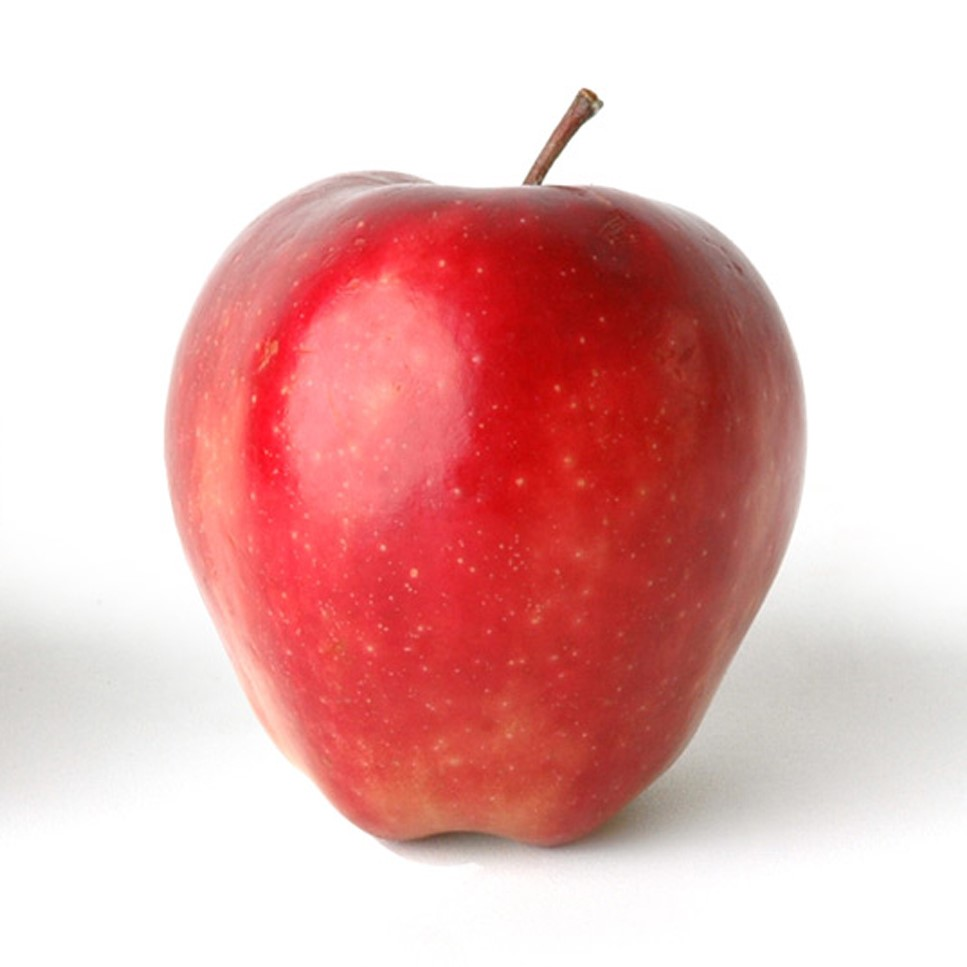
#> input picture app/assets/Images/apple.jpg, 967 x 967 px
$ python -i images.py   (imports and definitions only)   (older library calls are emulated)
#> lines starting #> are read from the running program, lines starting #| are printed output that depends on the picture; after the words box and inside, x2 and y2 are one past the last pixel; in counts of white or black regions, pixels touching at a corner belong together
#> further down, picture is the input picture: shape (967, 967, 3); mean B, G, R 183.3, 184.5, 231.6
import cv2 as cv
import numpy as np

def blank_image(height, width, channel):
    img = np.zeros((height, width, channel), np.uint8)
    return img

# [6 lines left out: function read_image, not called in this run]

def get_greyscale(img):
    return cv.cvtColor(img, cv.COLOR_BGR2GRAY)

def get_shape(img):
    return img.shape

def get_size(img):
    return img.size

def get_dtype(img):
    return img.dtype

def split_channels(img):
    b, g, r = cv.split(img)
    return b, g, r

def merge_channels(b, g, r):
    img = cv.merge((b,g,r))
    return img

# [6 lines left out: function bytes_to_image, not called in this run]

def load_by_pixels(img, dimensions:list=[100,100], color=None)->list:
    px = img[dimensions[0]-1, dimensions[1]-1, color]
    return px

def list_to_np_array(lst):
    return np.array(lst)

# [10 lines left out: function make_borders, not called in this run]

def resize(img, h, w):
    return cv.resize(img, (h, w))

# [41 lines left out: functions add_two_img, bitwise_ops, performance_measure, not called in this run]

def colorspace_flags():
    flags = [i for i in dir(cv) if i.startswith('COLOR_')]
    return flags

# [111 lines left out: functions object_tracking, find_hsv_values, scaling, translation, rotation, affine_transform and 5 more, not called in this run]

def averaging(img, dim = (5,5)):
    return cv.blur(img, dim)

def gaussian_blur(img, dim=(5,5), intensity=0):
    return cv.GaussianBlur(img, dim, intensity)

def median_blur(img, intensity=5):
    return cv.medianBlur(img,intensity)

def bilateral_filter(img, d, sigma_color, sigma_space):
    return cv.bilateralFilter(img, d, sigma_color, sigma_space)

def get_binary_image(img):
    _, binary_image = cv.threshold(img, 127, 255, cv.THRESH_BINARY)
    return binary_image

# [41 lines left out: functions erosion, dilation, opening, closing, morph_gradient, top_hat and 1 more, not called in this run]

def get_morph():
    flags = [i for i in dir(cv) if i.startswith('MORPH_')]
    return flags

# [44 lines left out: functions get_structuring_element, img_gradient, Canny, low_reso, not called in this run]

def high_reso(img):
    return cv.pyrUp(img)

# [96 lines left out: functions laplacian_levels, image_blending, get_started_contours, not called in this run]

def draw_contours(img, contours, points, color, thickness=5):
    cv.drawContours(img, contours, points, color, thickness)
    return img

def get_flags(name):
    flags = [i for i in dir(cv) if i.startswith(name)]
    return flags

# [14 lines left out: functions get_moments, get_centroid, not called in this run]

def get_contours(img, retr="RETR_TREE"):
#> called with retr = 'RETR_TREE'
    retrieval_options = {
    'RETR_CCOMP': cv.RETR_CCOMP,
    'RETR_EXTERNAL': cv.RETR_EXTERNAL,
    'RETR_FLOODFILL': cv.RETR_FLOODFILL,
    'RETR_LIST': cv.RETR_LIST,
    'RETR_TREE': cv.RETR_TREE
    }
    gray = cv.cvtColor(img, cv.COLOR_BGR2GRAY)
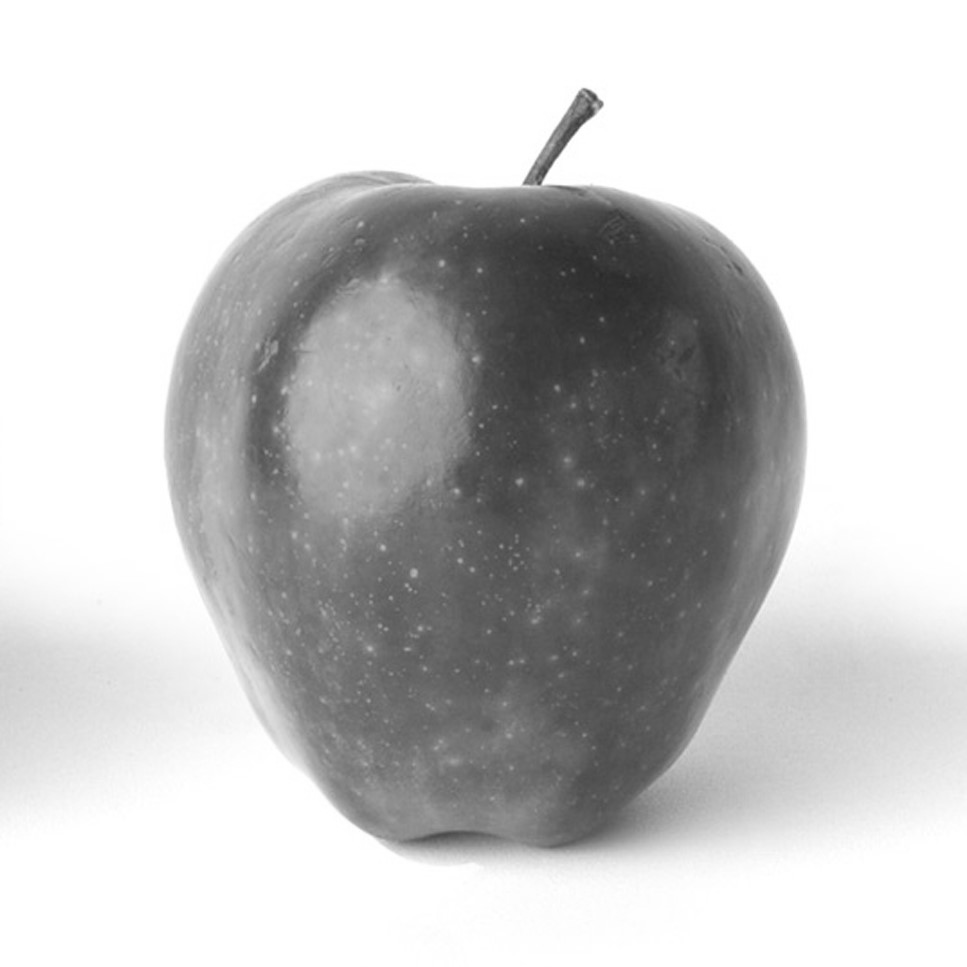
#> gray: shape (967, 967); min 41, max 255, mean 198.5
    # Find edges using Canny edge detector
    edges = cv.Canny(gray, 50, 150)
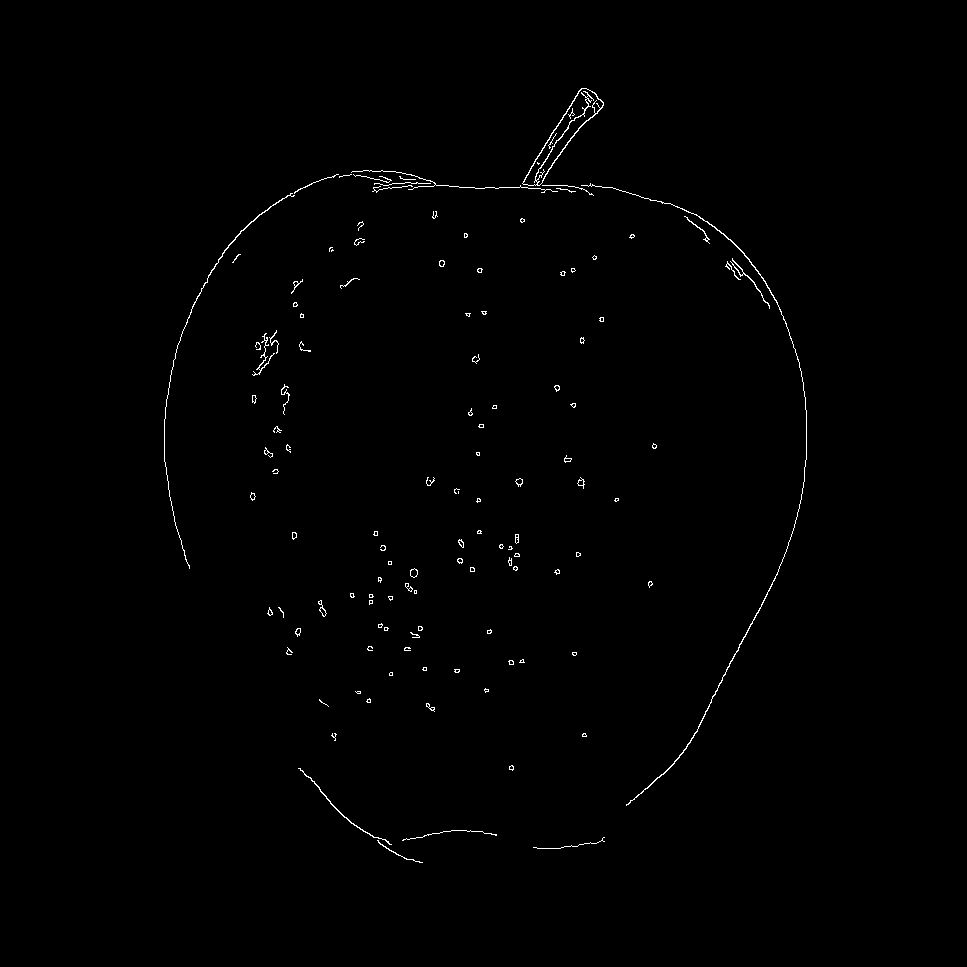
#> edges: shape (967, 967); 0.55% white in thin lines or dots, all inside (x1, y1, x2, y2) = (164, 88, 807, 863)
    # Find contours
    contours, _ = cv.findContours(edges, retrieval_options[retr], cv.CHAIN_APPROX_SIMPLE)
#> contours = 201 contours, 168 with area under 20; largest, box (x1, y1, x2, y2) and area: (522, 88, 604, 186) 2219, (522, 88, 604, 186) 2030, (581, 183, 807, 806) 212, (164, 193, 295, 569) 84, (298, 768, 392, 845) 66

    return contours

# [18 lines left out: functions get_contour_approx, get_cvx_hull, not called in this run]

def get_bounding_rect(img):
    contours= get_contours(img)
    cnt = contours[0]
#> cnt = contour of 60 points, box (x1, y1, x2, y2) (377, 840, 423, 863), area 18
    x,y,w,h = cv.boundingRect(cnt)
#> x = 377; y = 840; w = 46; h = 23
    img = cv.rectangle(img,(x,y),(x+w,y+h),(0,255,0),2)
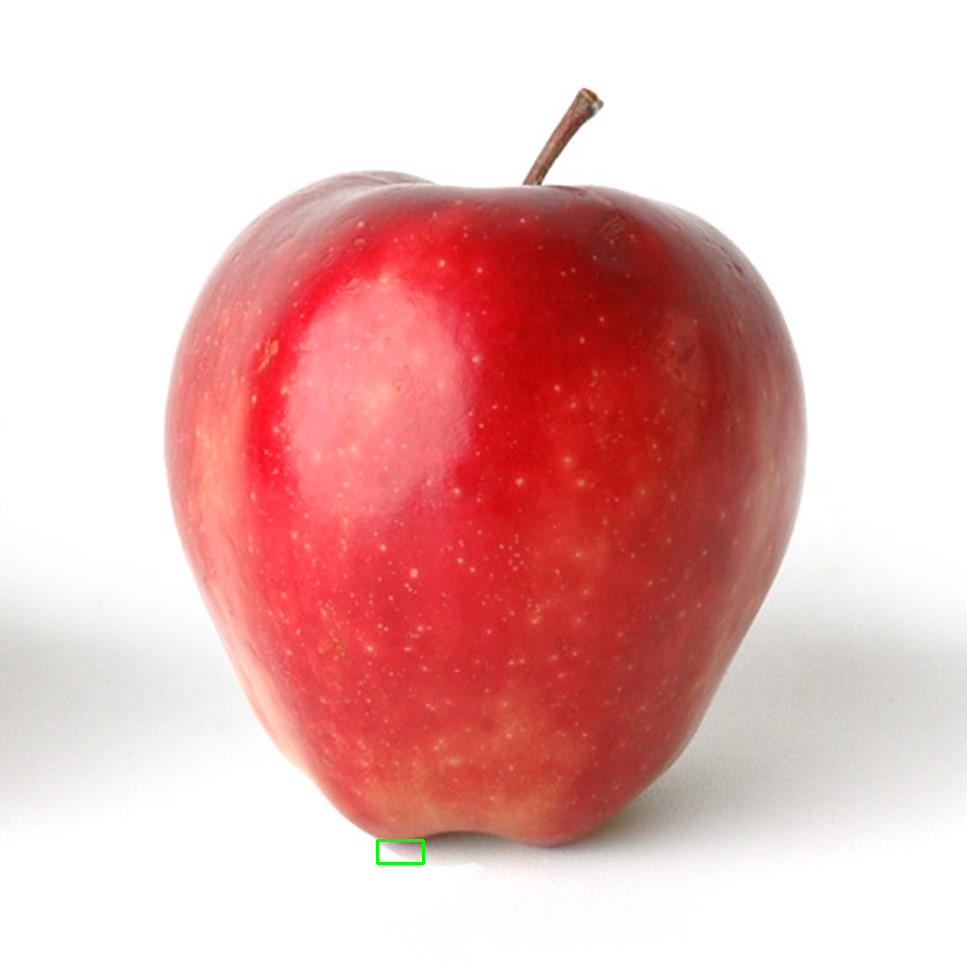
#> img: shape (967, 967, 3); 0.04% of pixels changed, all inside (x1, y1, x2, y2) = (376, 839, 425, 865)
    rect = cv.minAreaRect(cnt)
#> rect = ((398.6, 852.8), (4.47, 50.09), -63.43)
    box = cv.boxPoints(rect)
#> box = [[420, 866], [375.2, 843.6], [377.2, 839.6], [422, 862]]
    box = np.int0(box)
#> box = [[420, 866], [375, 843], [377, 839], [422, 862]]
    img = cv.drawContours(img,[box],0,(0,0,255),2)
#> img: shape (967, 967, 3); 0.03% of pixels changed, all inside (x1, y1, x2, y2) = (374, 838, 424, 868)
    return img

# [29 lines left out: functions get_min_enclosing_circle, fitting_ellipse, fitting_line, get_aspect_ratio, not called in this run]

# Histogram

def calculate_histogram(img, i):
    return cv.calcHist([img], [i], None, [256], [0, 256])

# [13 lines left out: function AppOfMask, not called in this run]

>>> import cv2
>>> picture = cv2.imread('../../assets/Images/apple.jpg')
>>> result = get_bounding_rect(picture)

$ run again, on app/assets/Images/convexitydefects.jpg
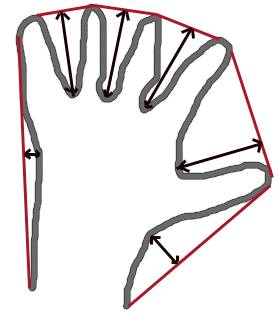
#> input picture app/assets/Images/convexitydefects.jpg, 279 x 314 px
#> picture is the input picture: shape (314, 279, 3); mean B, G, R 228.3, 227.8, 231.4
#> in get_contours, `edges = cv.Canny(gray, 50, 150)`:
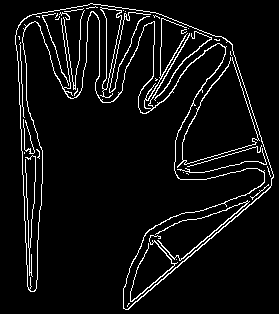
#> edges: shape (314, 279); 6.1% white in thin lines or dots
#> in get_contours, `contours, _ = cv.findContours(edges, retrieval_options[retr], cv.CHAIN..`: contours = 43 contours, 34 with area under 20; largest, box (x1, y1, x2, y2) and area: (15, 3, 274, 310) 26498, (15, 3, 274, 310) 26036, (100, 7, 122, 98) 714, (101, 8, 122, 90) 698, (155, 200, 250, 261) 93
#> cnt = contour of 771 points, box (x1, y1, x2, y2) (15, 3, 274, 310), area 26498
#> x = 15; y = 3; w = 259; h = 307
#> rect = ((146.2, 154.2), (251.2, 307.5), -2.84)
#> in get_bounding_rect, `box = cv.boxPoints(rect)`: box = [[28.39, 313.9], [13.16, 6.81], [264.1, -5.63], [279.3, 301.5]]
#> in get_bounding_rect, `box = np.int0(box)`: box = [[28, 313], [13, 6], [264, -5], [279, 301]]
#> in get_bounding_rect, `img = cv.drawContours(img,[box],0,(0,0,255),2)`:
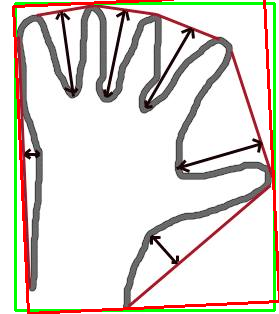
#> img: shape (314, 279, 3); mean B, G, R 212.5, 219.6, 224
